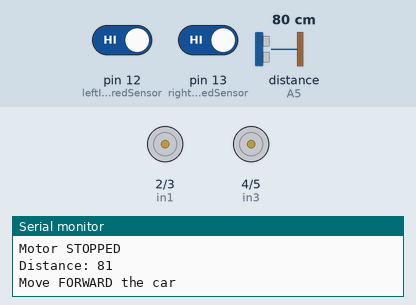
Recording of a sketch running on a simulated Arduino Uno, built with avr-gcc and run on an emulated ATmega328P. Parts: motor-driver pin pairs drawn as motors (green arrow = first pin HIGH = forward, orange = second pin HIGH = backward, longer = more drive, scaled by the enable pin), the last lines printed to the serial monitor. The inputs (shaded band) are chosen by the test bench; at power-on: distance to the obstacle (sensor on A5) 80 cm, pin 12 (leftInfraredSensor) HIGH, pin 13 (rightInfraredSensor) HIGH. The echo pulse lasts 58.3 µs per cm.

Above: at 1.5 s.
1.6 s: distance to the obstacle (sensor on A5) set to 53 cm
At 1.92 s:
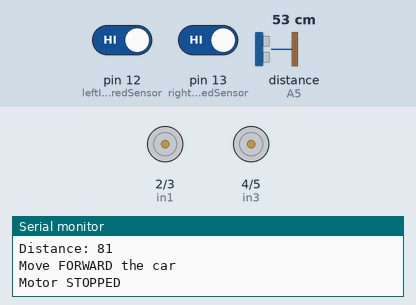
5.3 s: distance to the obstacle (sensor on A5) set to 46 cm
At 6.43 s:
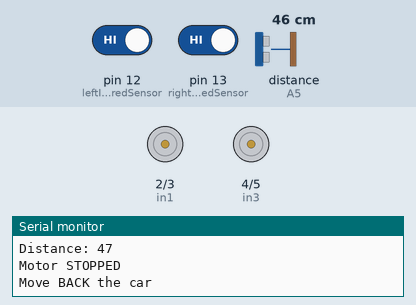
8.8 s: pin 12 (leftInfraredSensor) driven LOW
12.5 s: pin 13 (rightInfraredSensor) driven LOW
Timing chart, 0 to 17.2 s (numbered marks = the images above; inputs shaded):
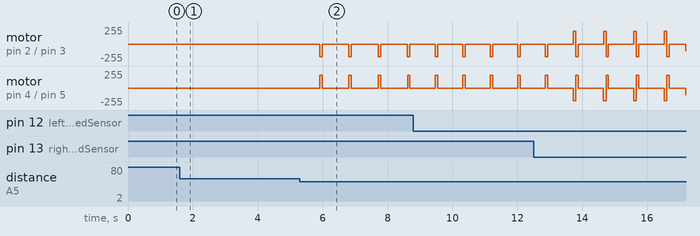

Measured:
- the behaviour switches between 49 and 48 cm on distance to the obstacle (sensor on A5) (found by bisection; images 1 and 2)
- after the input at 1.6 s, motor on pin 2 (in1) / pin 3 (in2), motor on pin 4 (in3) / pin 5 (in4): stays stopped (without the input it goes to forward 154/255 after 2.5 s)

The sketch:

SunnyProjectV3.1.ino
```cpp
/*
 * Program name - Sunny - the curiosity bot [Rewrite using L298N motor driver]
 * Description - Full fledge autonomous bot which can avoid the obstacle and take shortest path possible
 * Rewritten program - Using small motor driver - L298N and some more enhancements
 * Work in progress - infrared sensor integration work
 *
 * TARGETS -
 *    1) first run both motor forward and then backward for 2 seconds with PWM settings [Done]
 *    2) do the same things with PWM Setting so that pickup will be little smooth [Done]
 *    3) make a square = forward > change to right (45 degree) direction & then move forward > change to right (45 degree) direction & then move forward > change to right (45 degree) direction & then move forward
 *    4) Reached to level of Sunny v2 [DONE]
 *    5) Integrate two extra ultrasonic sensor (L&R) to more intelligent directional descion makings
 *    6) Integrate MPU6050 sensor for obstacle or roll based descion makings
 *    7) Includes lights for reverse gears
*/

#include "NewPing.h"

// Center Sonar pins
#define TRIG_PIN A4
#define ECHO_PIN A5

#define MAX_DISTANCE 400
// sets speed of DC  motors
#define MAX_SPEED 190
// Delay value for forward motor movement
#define MOTORDELAY 3
// Delay value for  backward motor movement
#define MOTORBACKWARDDELAY 3
// Delay for motor to 45 degree turns
#define TURNDELAY 75

NewPing sonar(TRIG_PIN, ECHO_PIN, MAX_DISTANCE);

int distance = 0;

// Motor A connections
int enA = 9;
int in1 = 2;
int in2 = 3;

// Motor B connections
int enB = 10;
int in3 = 4;
int in4 = 5;

int rightInfraredSensor = 13;  // This is our input pin
int leftInfraredSensor = 12;  // This is our input pin
int leftObsFound = 0;
int rightObsFound = 0;

void setup() {
  // Set infrared sensors
//  pinMode(rightInfraredSensor, INPUT);
//  pinMode(leftInfraredSensor, INPUT);

  // Set all the motor control pins to outputs
  pinMode(enA, OUTPUT);
  pinMode(enB, OUTPUT);
  pinMode(in1, OUTPUT);
  pinMode(in2, OUTPUT);
  pinMode(in3, OUTPUT);
  pinMode(in4, OUTPUT);

  // Turn off motors - Initial state
  digitalWrite(in1, LOW);
  digitalWrite(in2, LOW);
  digitalWrite(in3, LOW);
  digitalWrite(in4, LOW);

  // Sonar initialization begin here
  Serial.begin(9600);
  distance = readPing();
  delay(100);
  distance = readPing();
  delay(100);
}

void loop() {
    rightObsFound = checkRightInfraredSensor();
    leftObsFound = checkLeftInfraredSensor();

    // No IR obstacle found
    if (!rightObsFound && !leftObsFound) {
      // Look for obstacle
      distance = readPing();

      Serial.print("Distance: ");
      Serial.println(distance);

      if (distance > 0 && distance < 50) {
          // stop, reverse and change the direction
          // Move Backward the car
          stopMotors();
          moveBackward();
          takeRightTurn();
          stopMotors();
      } else {
          // Move forward the car
            moveFoward();
            stopMotors();
      }

      delay(200);
    } else {
        // Obstacle found then return back few inches and then contineu the loop
        stopMotors();
        moveBackward();

        // if obstacle found on right side then turn left
        if (rightObsFound) {
            Serial.println("ir based LEFT descion");
            takeLeftTurn();
        }

        // if obstacle found on left side then turn right
        if (leftObsFound) {
            Serial.println("ir based RIGTH descion");
            takeRightTurn();
        }
        stopMotors();
        delay(200);
    }
}

int checkRightInfraredSensor() {
    int isObstacleFound = 0;
    if (digitalRead(rightInfraredSensor) == LOW) {
      Serial.println("RIGHT SIDE OBSTACLE");
      isObstacleFound = 1;
    }

    return isObstacleFound;
}

int checkLeftInfraredSensor() {
    int isObstacleFound = 0;
    if (digitalRead(leftInfraredSensor) == LOW) {
      Serial.println("LEFT SIDE OBSTACLE");
      isObstacleFound = 1;
    }

    return isObstacleFound;
}

int readPing() {
  // Wait till 50ms before sending a sonar wave
  delay(50);
  int cm = sonar.ping_cm();

  if (cm == 0) {
    cm = 250;
  }

  return cm;
}

void takeRightTurn() {
  Serial.println("Take RIGHT turn");
  // Turn off motors
  digitalWrite(in1, LOW);
  digitalWrite(in2, HIGH);
  digitalWrite(in3, HIGH);
  digitalWrite(in4, LOW);

  delay(TURNDELAY);
}

void takeLeftTurn() {
  Serial.println("Take LEFT turn");
  // Turn off motors
  digitalWrite(in1, HIGH);
  digitalWrite(in2, LOW);
  digitalWrite(in3, LOW);
  digitalWrite(in4, HIGH);

  delay(TURNDELAY);
}

void stopMotors() {
  Serial.println("Motor STOPPED");
  // Turn off motors
  digitalWrite(in1, LOW);
  digitalWrite(in2, LOW);
  digitalWrite(in3, LOW);
  digitalWrite(in4, LOW);
}

// This function lets you control speed of the motors
void moveBackward() {
  Serial.println("Move BACK the car");
  // Turn on motors
  digitalWrite(in1, LOW);
  digitalWrite(in2, HIGH);
  digitalWrite(in3, LOW);
  digitalWrite(in4, HIGH);

  // Accelerate from zero to maximum speed
  for (int i = 0; i < MAX_SPEED; i++) {
    analogWrite(enA, i);
    analogWrite(enB, i);
    delay(MOTORBACKWARDDELAY);
  }

//  // Decelerate from maximum speed to zero
//  for (int i = MAX_SPEED; i >= 0; --i) {
//    analogWrite(enA, i);
//    analogWrite(enB, i);
//    delay(5);
//  }
}

// This function lets you control speed of the motors
void moveFoward() {
  Serial.println("Move FORWARD the car");
  // Turn on motors
  digitalWrite(in1, HIGH);
  digitalWrite(in2, LOW);
  digitalWrite(in3, HIGH);
  digitalWrite(in4, LOW);

  // Accelerate from zero to maximum speed
  for (int i = 0; i < MAX_SPEED; i++) {
    analogWrite(enA, i);
    analogWrite(enB, i);
    delay(3);
  }

//  // Decelerate from maximum speed to zero
//  for (int i = MAX_SPEED; i >= 0; --i) {
//    analogWrite(enA, i);
//    analogWrite(enB, i);
//    delay(3);
//  }
}
```
